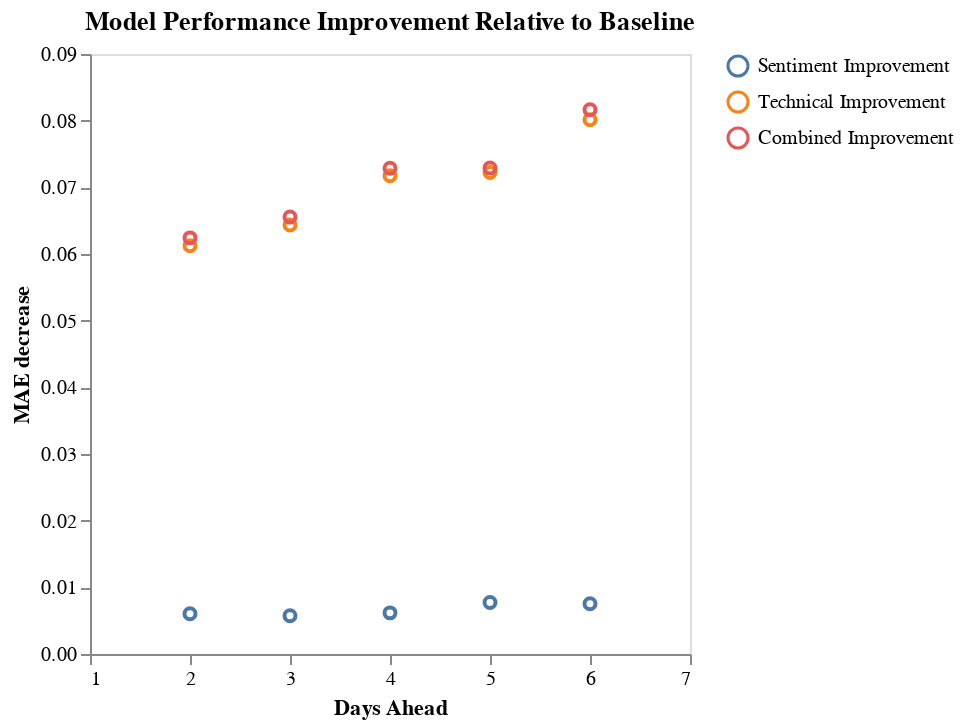

The code cell stored with this chart in its notebook:
### Code cell
improvement = pd.DataFrame()
for i in range(2, 7):
    df = pd.DataFrame(datasets[i]['mae'][['Sentiment Improvement', 'Technical Improvement', 'Combined Improvement']].iloc[2]).T
    df.index = [i]
    improvement = pd.concat([improvement, df])
print(improvement)

improvement.index.name = "Days Ahead"
improvement = improvement.reset_index()
cht_1 = alt.Chart(improvement).mark_point().encode(
    x=alt.X("Days Ahead").scale(domain=(1, 7)),
    y=alt.Y(
        alt.repeat("layer"), aggregate="mean", title="MAE decrease"
    ),
    color=alt.datum(alt.repeat("layer")),
).repeat(layer=["Sentiment Improvement", "Technical Improvement", "Combined Improvement"]).properties(title='Model Performance Improvement Relative to Baseline').configure_axis(
    grid=False
)
cht_1

### Figure 1 — Vega-Lite specification as saved in the notebook (floating-point values rounded to 4 significant figures)
{"config": {"view": {"continuousWidth": 300, "continuousHeight": 300}, "axis": {"grid": false}}, "repeat": {"layer": ["Sentiment Improvement", "Technical Improvement", "Combined Improvement"]}, "spec": {"data": {"name": "data-3e764355b8f97d8ad1bc36e09f033cd7"}, "mark": {"type": "point"}, "encoding": {"color": {"datum": {"repeat": "layer"}}, "x": {"field": "Days Ahead", "scale": {"domain": [1, 7]}, "type": "quantitative"}, "y": {"aggregate": "mean", "field": {"repeat": "layer"}, "title": "MAE decrease"}}}, "title": "Model Performance Improvement Relative to Baseline", "$schema": "https://vega.github.io/schema/vega-lite/v5.8.0.json", "datasets": {"data-3e764355b8f97d8ad1bc36e09f033cd7": [{"Days Ahead": 2, "Sentiment Improvement": 0.006027, "Technical Improvement": 0.06123, "Combined Improvement": 0.06242}, {"Days Ahead": 3, "Sentiment Improvement": 0.00573, "Technical Improvement": 0.06434, "Combined Improvement": 0.06554}, {"Days Ahead": 4, "Sentiment Improvement": 0.006171, "Technical Improvement": 0.07173, "Combined Improvement": 0.07285}, {"Days Ahead": 5, "Sentiment Improvement": 0.007728, "Technical Improvement": 0.07223, "Combined Improvement": 0.07291}, {"Days Ahead": 6, "Sentiment Improvement": 0.00753, "Technical Improvement": 0.08013, "Combined Improvement": 0.08165}]}}
